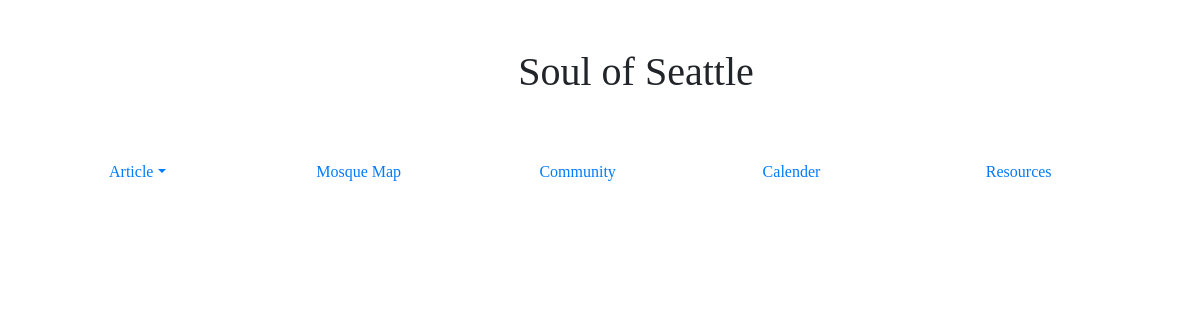
/tech, run on an earlier commit of the app's database.
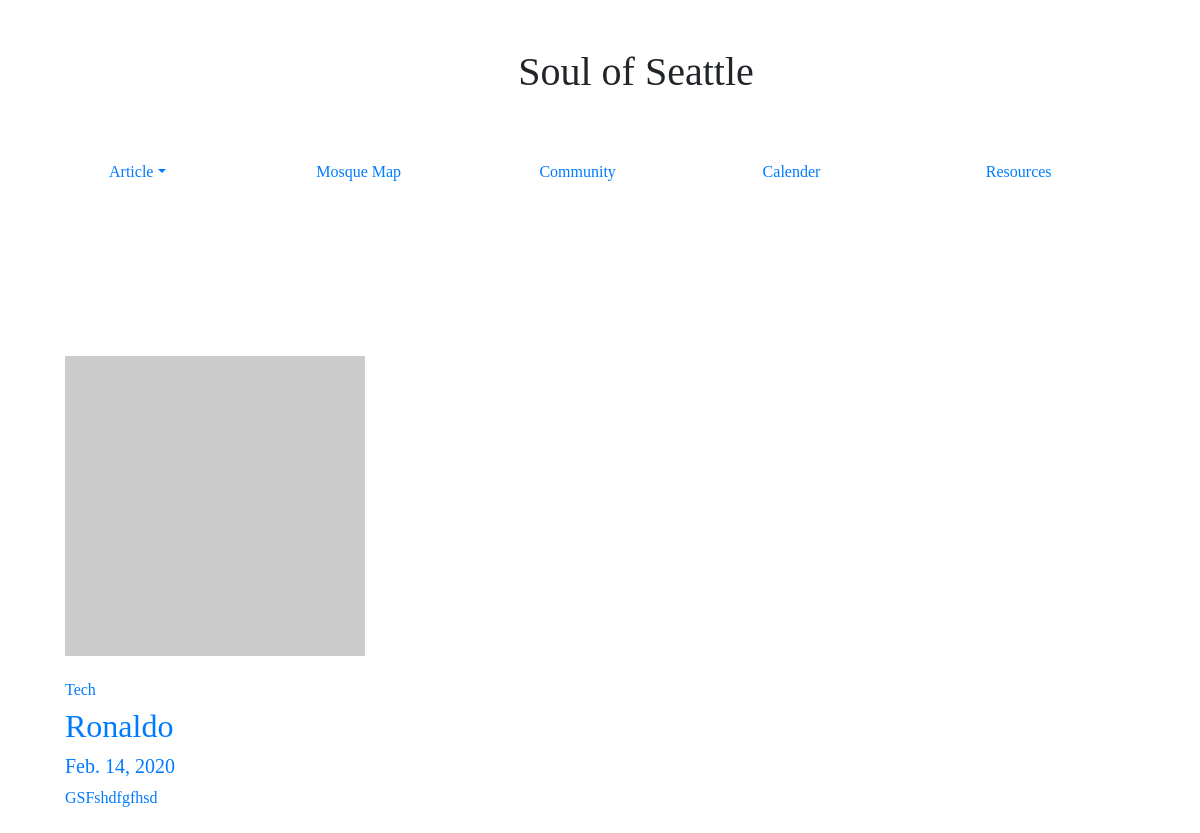
And on a later commit of the database.
### soulofseattlepages/models.py (models this page shows, shortened)
class userPost(models.Model):
   author = models.ForeignKey(author, on_delete = models.CASCADE)
   post_Title = models.CharField(max_length = 255, unique = True)
   post_Slug = models.CharField(max_length = 255, unique = True)
   post_Content = models.TextField()
   post_CreatedOn = models.DateTimeField(auto_now_add = True)
   post_UploadImage = models.ImageField(default = "default.png", blank = True)
   post_Status = models.IntegerField(choices = STATUS, default = 0)
   tags = TaggableManager()
   post_Category = models.CharField(max_length = 200, choices = CATEGORIES, default = "Lifestyle")
   class Meta:
       ordering = ['-post_CreatedOn']

### soulofseattlepages/views.py (the view)
# urls.py: path('tech', views.tech, name="Tech"),
def tech(request):
    if request.method == 'GET':
        tech_article = userPost.objects.filter(post_Category='Tech').values()
        tech_articles = {
            "tech_articles": tech_article
        }
    return render(request, 'categories/tech.htm', tech_articles)

### templates/categories/tech.htm (shortened to what this page needs)
<!DOCTYPE html>
<html lang="en">
<head>
    <link rel="stylesheet" href="https://stackpath.bootstrapcdn.com/bootstrap/4.4.1/css/bootstrap.min.css"
>
    {% load static %}
    <link rel="stylesheet" type="text/css" href="{% static "CSS/style.css" %}">
</head>
<body>
    <header class="pt-5 pl-5">
        <div class="container">
            <div class="pl-4">
                {% load static %}
                <b>
                    <h1 class="center-text ">Soul of Seattle</h1>
                </b>
                <div class="row pt-5">
                    <div class="col-sm">
                        <ul class="nav">
                            <li class="nav-item dropdown ">
                                <a class="nav-link dropdown-toggle" data-toggle="dropdown" href="#" role="button"
                                    aria-haspopup="true" aria-expanded="false">Article</a>
                            </li>
                        </ul>
                    </div>
                    <div class="col-sm pt-2">
                        <a href="{% url 'MosqueMap' %}">Mosque Map</a>
                    </div>
                    <div class="col-sm pt-2">
                        <a href="{% url 'Community' %}">Community</a>
                    </div>
                    <div class="col-sm pt-2">
                        <a href="{% url 'Calender' %}">Calender</a>
                    </div>
                    <div class="col-sm pt-2">
                        <a href="{% url 'Resources' %}">Resources</a>
                    </div>
                </div>
            </div>
        </div>
    </header>
    <section>
        <div class="container">
            <div class="row padding-top-down">
                {% for tech_article in tech_articles  %}
                <div class="col-sm-4 col-md mt-4 ">
                    <div class=" mb-4">
                        <div class="card-body">
                            <a href="{% url 'Article' tech_article.post_Slug %}">
                                <img class ="pb-4" src="https://via.placeholder.com/300" class="card-img-top">
                                <h6>{{ tech_article.post_Category }}</h6>
                                <h2>{{ tech_article.post_Title }}</h2>
                                <h5>{{ tech_article.post_CreatedOn | date}}</h5>
                                <p>{{tech_article.post_Content|slice:":200" }}   </p>
                            </a>
                        </div>
                    </div>
                    </div>
                    {% endfor %}
                </div>
            </div>
    </section>
</body>
</html>

What changed in the data, as far as the page shows it:
now on this page (row edited): userPost: post_Category "Tech", post_Title "Ronaldo", post_CreatedOn "Feb. 14, 2020", post_Content "GSFshdfgfhsd"
